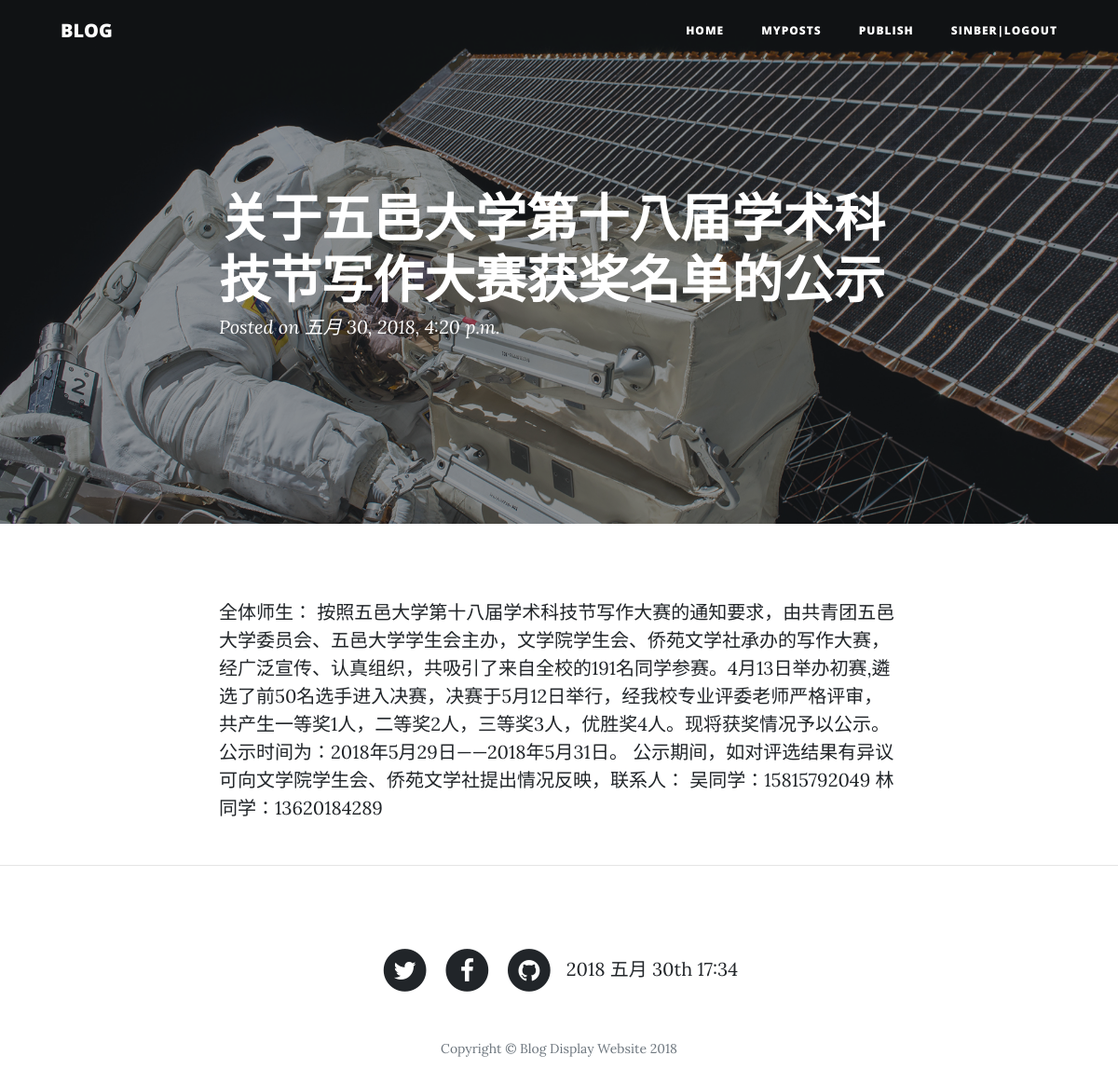
Screenshot of /blog/detail/17/ (signed in) with the database file from the repository.
### blog/models.py (models this page shows, shortened)
class Blog(models.Model):
    title = models.CharField(max_length=300, verbose_name='标题')
    body = models.TextField(verbose_name='内容')
    publish = models.DateTimeField(default=timezone.now, verbose_name='发布日期')
    owner = models.ForeignKey(
        User, on_delete=models.CASCADE, verbose_name='所有者')
    class Meta:
        ordering = ['-publish']
        verbose_name = '帖子'
        verbose_name_plural = '帖子'

### blog/views.py (the view)
# urls.py: path('detail/<int:pk>/', views.BlogDetail.as_view(), name='detail'),
class BlogDetail(LoginRequiredMixin, BlogOwnerMixin, DetailView):
    model = Blog
    context_object_name = 'post'
    template_name = 'blog/detail.html'

### blog/views.py (called while the page is built)
    def get_object(self, queryset=None):
        if queryset is None:
            queryset = self.get_queryset()
        pk = self.kwargs.get(self.pk_url_kwarg, None)
        queryset = queryset.filter(
            pk=pk,
            owner=self.request.user,
        )
        try:
            obj = queryset.get()
        except ObjectDoesNotExist:
            raise PermissionDenied
        return obj

### blog/templates/blog/detail.html
{% extends 'blog/base.html' %} {%block title%}Post{%endblock title%}
{% block header%}
<header class="masthead" style="background-image: url('img/post-bg.jpg')">
  <div class="overlay"></div>
  <div class="container">
    <div class="row">
      <div class="col-lg-8 col-md-10 mx-auto">
        <div class="post-heading">
          <h1>{{post.title}}</h1>
          <span class="meta">Posted on {{post.publish}}</span>
        </div>
      </div>
    </div>
  </div>
</header>
{% endblock header %}
{% block content %}
<article>
  <div class="container">
    <div class="row">
      <div class="col-lg-8 col-md-10 mx-auto">
        <p>{{post.body}}</p>
      </div>
    </div>
  </div>
</article>
{% endblock content %}

### blog/templates/blog/base.html (shortened to what this page needs)
{% load static %}
<!DOCTYPE html>
<html lang="en">
<head>
    <link href="{% static 'blog/vendor/bootstrap/css/bootstrap.min.css' %}" rel="stylesheet">
    <link href="{% static 'blog/vendor/font-awesome/css/font-awesome.min.css' %}" rel="stylesheet" type="text/css">
    <link href="{% static 'blog/css/clean-blog.min.css' %}" rel="stylesheet"> {% block css %} {% endblock css %}
</head>
<body>
    <nav class="navbar navbar-expand-lg navbar-light fixed-top" id="mainNav">
        <div class="container">
            <a class="navbar-brand" href="{%url 'blog:index' %}">BLOG</a>
            <div class="collapse navbar-collapse" id="navbarResponsive">
                <ul class="navbar-nav ml-auto">
                    <li class="nav-item">
                        <a class="nav-link" href="{% url 'blog:index'%}">
                            Home
                        </a>
                    </li>
                    <li class="nav-item">
                        <a class="nav-link" href="{% url 'blog:list' %}">Myposts</a>
                    </li>
                    <li class="nav-item">
                        <a class="nav-link" href="{% url 'blog:publish' %}">publish</a>
                    </li>
                    <li class="nav-item">
                        {% if user.is_anonymous %}
                        <a class="nav-link" href="{% url 'blog:login' %}">login</a>
                        {% else %}
                        <a class="nav-link" href="{% url 'blog:logout' %}">{{ user }}|logout</a>
                        {% endif %}
                    </li>
                </ul>
            </div>
        </div>
    </nav>
    {% block header %} {% endblock header %}
    {% block content %} {% endblock content %}
    <hr>
    {% block footer %}
    <footer>
        <div class="container">
            <div class="row">
                <div class="col-lg-8 col-md-10 mx-auto">
                    <ul class="list-inline text-center">
                        <li class="list-inline-item">
                            <a href="#">
                                <span class="fa-stack fa-lg">
                                    <i class="fa fa-circle fa-stack-2x"></i>
                                    <i class="fa fa-twitter fa-stack-1x fa-inverse"></i>
                                </span>
                            </a>
                        </li>
                        <li class="list-inline-item">
                            <a href="#">
                                <span class="fa-stack fa-lg">
                                    <i class="fa fa-circle fa-stack-2x"></i>
                                    <i class="fa fa-facebook fa-stack-1x fa-inverse"></i>
                                </span>
                            </a>
                        </li>
                        <li class="list-inline-item">
                            <a href="#">
                                <span class="fa-stack fa-lg">
                                    <i class="fa fa-circle fa-stack-2x"></i>
                                    <i class="fa fa-github fa-stack-1x fa-inverse"></i>
                                </span>
                            </a>
                        </li>
                        <li class="list-inline-item">
                            <span>
                                <p>{%now "Y F jS H:i" %}</p>
                            </span>
                        </li>
                    </ul>
                    <p class="copyright text-muted">Copyright &copy; Blog Display Website 2018</p>
                </div>
            </div>
        </div>
    </footer>
    {% endblock footer %}
</body>
</html>

### rows the page displays
Blog: title "关于五邑大学第十八届学术科技节写作大赛获奖名单的公示", publish "五月 30, 2018, 4:20 p.m.", body "全体师生： 按照五邑大学第十八届学术科技节写作大赛的通知要求，由共青团五邑大学委员会、五邑大学学生会主办，文学院学生会、侨苑文学社承办的写作大赛，经广泛宣传、认真组织，共吸引了来自全校的191名同学参赛。4月13日举办初赛,遴选了前50名选手进入决赛，决赛于5月12日举行，经我校专业评委老师严格评审，共产生一等奖1人，二等奖2人，三等奖3人，优胜奖4人。现将获奖情况予以公示。公示时间为：2018年5月29日——2018年5月31日。 公示期间，如对评选结果有异议可向文学院学生会、侨苑文学社提出情况反映，联系人： 吴同学：15815792049 林同学：13620184289"

### other values shown
{{ user }} "SINBER"
